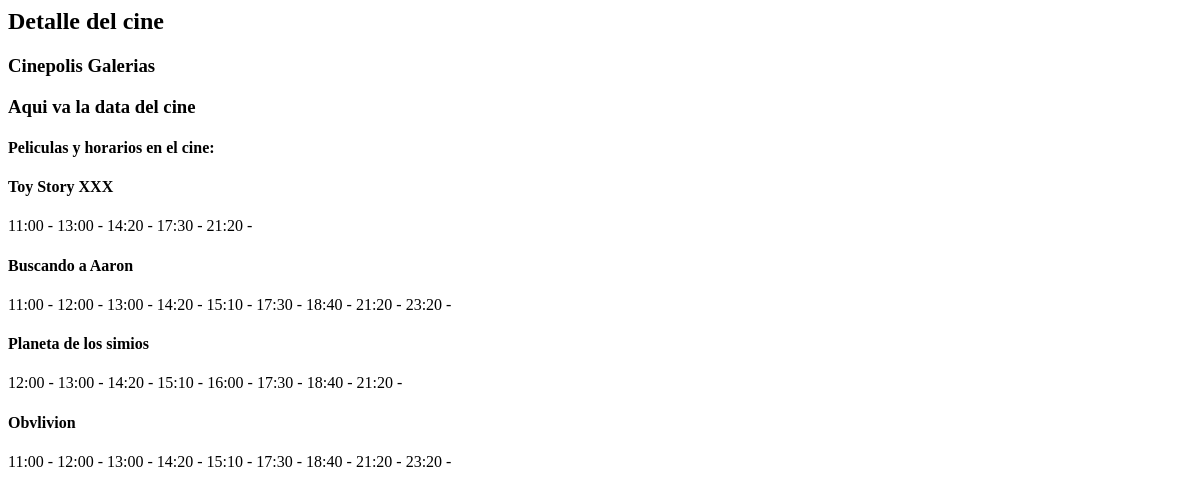
/cine/1/, run on an earlier commit of the app's database.
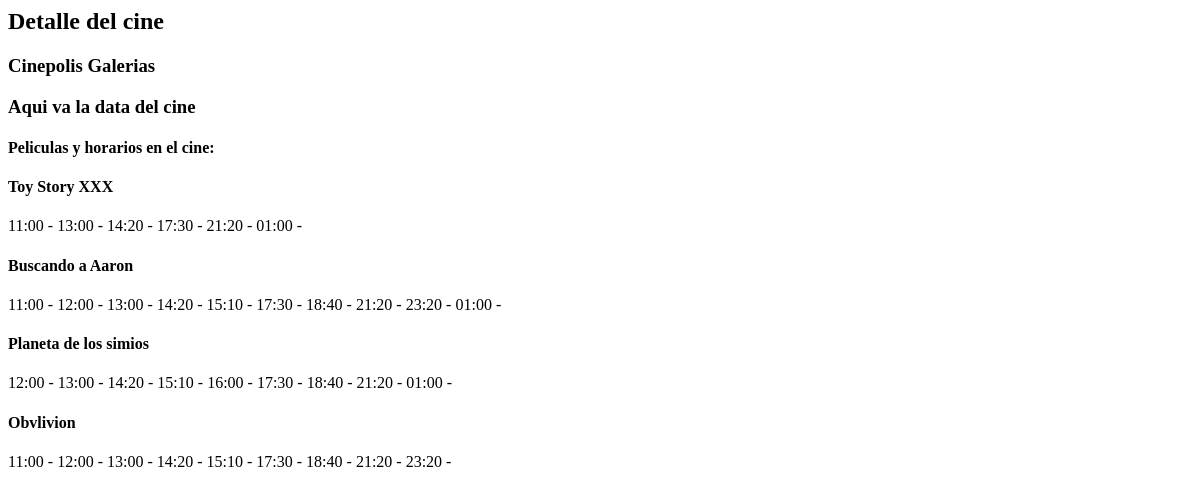
And on a later commit of the database.
### main/models.py (models this page shows, shortened)
class Theather(models.Model):
	name = models.CharField(max_length=140)

class Movie(models.Model):
	title = models.CharField(max_length=140)
	poster = models.ImageField(upload_to="posters",blank=True,null=True)
	trailer = models.CharField(max_length=140, blank=True,null=True)
	dec = models.TextField(blank=True,null=True)
	theater = models.ManyToManyField(Theather,related_name='movies')

class Time(models.Model):
	schedule = models.CharField(max_length=140)
	movie = models.ManyToManyField(Movie, related_name='shows')
	theater = models.ManyToManyField(Theather, related_name='shows')
	def __str__(self):
		return self.schedule

### main/views.py (the view)
# urls.py: url(r'^cine/(?P<id>\d+)/$',views.DetailCine.as_view(),name="detail_cine"),
class DetailCine(View):
	def get(self,request,id):
		template_name = 'main/detail_cine.html'
		cine = get_object_or_404(Theather,id=id)
		movies = Movie.objects.all().filter(theater=cine)
		context = {
			'cine':cine,
			'movies':movies
		}
		return render(request,template_name,context)

### main/templates/main/detail_cine.html
<h2>Detalle del cine</h2>
<h3>{{cine.name}}</h3>
<h3>Aqui va la data del cine</h3>
<h4>Peliculas y horarios en el cine:</h4>
{%for movie in movies%}
<h4>{{movie.title}}</h4>
{%for h in movie.shows.all%}
<span>{{h}} - </span>
{%empty%}
<h3>No hay horarios</h3>
{%endfor%}
{%empty%}
<h2>No hay Peliculas proyectandose aqui</h2>
{%endfor%}

What changed in the data, as far as the page shows it:
added Time: schedule "01:00"
